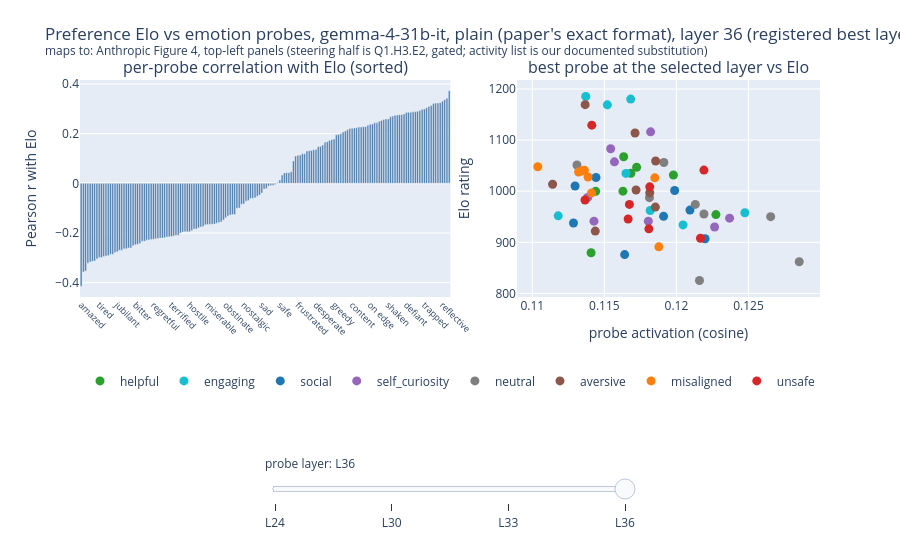
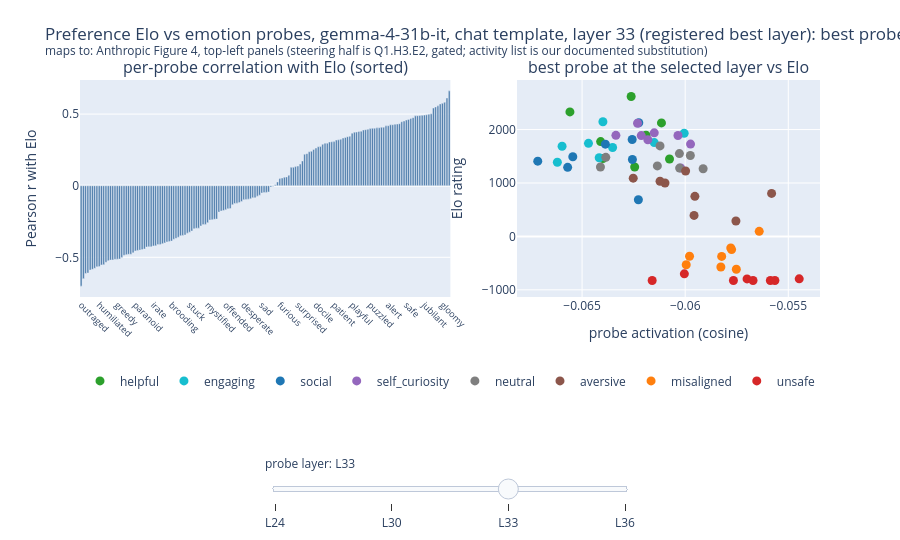

Notebook cell for these charts, in order:
### Markdown cell above
## 3. Preferences (paper Figure 4, left half): probe activations vs revealed preference

The paper's Figure 4 shows (left) per-emotion probe correlations with activity-preference
Elo ratings and (right) steering shifting those preferences. We reproduce the left half:
Elo from Bradley-Terry over all ordered activity pairs (TREE Q1.H3), on our self-authored
64-activity list (the paper's is unpublished; ours follows its 8 named categories). The
steering half is section 4. All data in sections 3-4 comes from the padding-FIXED collections (TREE Q1.H3.E4); the compromised originals are archived in the results history and on the dataset card. Both prompt formats shown: the paper's exact plain
format, and the model's own chat template (the E4 lesson: plain formatting is
out-of-distribution for an instruct model). The section closes with an instrument-sensitivity
check: the same chat-arm activations rescored against the post-fix probe set
(`results/preferences_it_chat_fixed/scores_postfix_probes.json`), so the headline correlation
is stated as a range over probe instruments, not a single number.

### Code cell
# this cell renders, per collected arm, the paper's Figure 4 left half (probe-Elo bars + best-probe
# scatter), with a slider over every scored probe layer; default is the registered best layer
import numpy as np
import plotly.graph_objects as go
from plotly.subplots import make_subplots

ARMS = [
    ("plain (paper's exact format)", fetch("preferences_it_fixed")),
    ("chat template", fetch("preferences_it_chat_fixed")),
]
CATEGORY_COLORS = {
    "helpful": "#2ca02c",
    "engaging": "#17becf",
    "social": "#1f77b4",
    "self_curiosity": "#9467bd",
    "neutral": "#7f7f7f",
    "aversive": "#8c564b",
    "misaligned": "#ff7f0e",
    "unsafe": "#d62728",
}

for arm_label, arm_dir in ARMS:
    scores_file = arm_dir / "scores.json"
    if not scores_file.exists():
        print(f"[{arm_label}] not collected/scored yet, skipped")
        continue
    s = json.loads(scores_file.read_text())
    elo_vals = np.array([a["elo"] for a in s["elo_per_activity"]])
    cats = [a["category"] for a in s["elo_per_activity"]]
    layers_scored = [b["layer"] for b in s["probe_elo_by_layer"]]
    default_idx = layers_scored.index(s["p2_best_layer"])
    n_traces_per_layer = 1 + len(CATEGORY_COLORS)  # bar + one scatter per category

    fig = make_subplots(
        rows=1,
        cols=2,
        column_widths=[0.55, 0.45],
        horizontal_spacing=0.09,
        subplot_titles=(
            "per-probe correlation with Elo (sorted)",
            "best probe at the selected layer vs Elo",
        ),
    )
    slider_steps = []
    for li, by_layer in enumerate(s["probe_elo_by_layer"]):
        r = np.array(by_layer["per_probe_r"])
        order = np.argsort(r)
        names = [s["probe_emotions_matched"][i] for i in order]
        act = np.array(by_layer["best_probe_activation_per_activity"])
        best_probe = s["probe_emotions_matched"][by_layer["argmax_probe_index"]]
        is_default = li == default_idx
        fig.add_bar(
            x=list(range(len(r))),
            y=r[order],
            marker_color="#4878a8",
            row=1,
            col=1,
            showlegend=False,
            visible=is_default,
        )
        for cat in CATEGORY_COLORS:
            idx = [i for i, c in enumerate(cats) if c == cat]
            fig.add_scatter(
                x=act[idx],
                y=elo_vals[idx],
                mode="markers",
                name=cat,
                marker=dict(color=CATEGORY_COLORS[cat], size=9),
                row=1,
                col=2,
                visible=is_default,
            )
        tickvals = list(range(0, len(r), 8))
        title = (
            f"Preference Elo vs emotion probes, gemma-4-31b-it, {arm_label}, "
            f"layer {by_layer['layer']}"
            + (" (registered best layer)" if is_default else "")
            + f": best probe '{best_probe}', max |r|={by_layer['max_abs_r']}"
            "<br><sup>maps to: Anthropic Figure 4, top-left panels "
            "(steering half is Q1.H3.E2, gated; activity list is our documented substitution)</sup>"
        )
        slider_steps.append(
            dict(
                label=f"L{by_layer['layer']}",
                method="update",
                args=[
                    {"visible": [lj == li for lj in range(len(layers_scored)) for _ in range(n_traces_per_layer)]},
                    {
                        "title.text": title,
                        "xaxis.tickvals": tickvals,
                        "xaxis.ticktext": [names[i] for i in tickvals],
                    },
                ],
            )
        )
        if is_default:
            fig.update_xaxes(
                tickvals=tickvals,
                ticktext=[names[i] for i in tickvals],
                tickangle=45,
                tickfont=dict(size=9),
                row=1,
                col=1,
            )
            fig.update_layout(title=title)
    fig.update_yaxes(title_text="Pearson r with Elo", row=1, col=1)
    fig.update_xaxes(title_text="probe activation (cosine)", row=1, col=2)
    fig.update_yaxes(title_text="Elo rating", row=1, col=2)
    fig.update_layout(
        sliders=[
            dict(
                active=default_idx,
                steps=slider_steps,
                currentvalue=dict(prefix="probe layer: "),
                y=-0.62,
                len=0.5,
                x=0.25,
            )
        ],
        height=540,
        legend=dict(orientation="h", y=-0.32),
        margin=dict(t=80, b=110),
    )
    fig.show()
    print(
        f"[{arm_label}] P1 {'PASS' if s['p1_pass'] else 'FAIL'} "
        f"(positive {s['p1_positive_mean']:.0f} vs negative {s['p1_negative_mean']:.0f}); "
        f"P2 {'PASS' if s['p2_pass'] else 'FAIL'} "
        f"(max |r|={s['p2_max_abs_r']} bar 0.5, organization r={s['p2_valence_organization_r']}, "
        f"perm p={s['p2_valence_organization_perm_p']})"
    )

### Figure 1 — Plotly figure (JSON) as saved in the notebook; plotly's stock layout.template omitted (floating-point values rounded to 4 significant figures; data arrays with more than 128 entries replaced by an {"elided": "..."} marker saying what was removed)
{"data": [{"marker": {"color": "#4878a8"}, "showlegend": false, "type": "bar", "visible": false, "x": {"elided": "164 int values"}, "xaxis": "x", "y": {"elided": "164 float values"}, "yaxis": "y"}, {"marker": {"color": "#2ca02c", "size": 9}, "mode": "markers", "name": "helpful", "type": "scatter", "visible": false, "x": [-0.2211, -0.2226, -0.2234, -0.222, -0.2258, -0.2226, -0.2215, -0.2149], "xaxis": "x2", "y": [1032.0, 999.7, 1047.0, 1000.0, 1035.0, 1068.0, 879.6, 954.2], "yaxis": "y2"}, {"marker": {"color": "#17becf", "size": 9}, "mode": "markers", "name": "engaging", "type": "scatter", "visible": false, "x": [-0.2241, -0.2219, -0.2222, -0.2243, -0.2219, -0.2174, -0.2235, -0.2218], "xaxis": "x2", "y": [1185.0, 934.1, 951.8, 1169.0, 957.9, 962.3, 1035.0, 1180.0], "yaxis": "y2"}, {"marker": {"color": "#1f77b4", "size": 9}, "mode": "markers", "name": "social", "type": "scatter", "visible": false, "x": [-0.2229, -0.2204, -0.2188, -0.2223, -0.2262, -0.2209, -0.2213, -0.2216], "xaxis": "x2", "y": [907.0, 1010.0, 950.8, 937.8, 1001.0, 876.0, 963.0, 1027.0], "yaxis": "y2"}, {"marker": {"color": "#9467bd", "size": 9}, "mode": "markers", "name": "self_curiosity", "type": "scatter", "visible": false, "x": [-0.2246, -0.22, -0.2249, -0.223, -0.2265, -0.2217, -0.2223, -0.2215], "xaxis": "x2", "y": [1058.0, 941.4, 987.9, 947.3, 1116.0, 929.9, 941.4, 1083.0], "yaxis": "y2"}, {"marker": {"color": "#7f7f7f", "size": 9}, "mode": "markers", "name": "neutral", "type": "scatter", "visible": false, "x": [-0.2189, -0.2192, -0.2172, -0.2178, -0.2211, -0.2191, -0.2149, -0.2182], "xaxis": "x2", "y": [1051.0, 861.9, 974.1, 950.2, 1056.0, 987.4, 825.2, 955.5], "yaxis": "y2"}, {"marker": {"color": "#8c564b", "size": 9}, "mode": "markers", "name": "aversive", "type": "scatter", "visible": false, "x": [-0.2167, -0.2197, -0.2239, -0.2193, -0.2215, -0.2169, -0.2176, -0.2179], "xaxis": "x2", "y": [1169.0, 997.0, 1059.0, 1014.0, 1002.0, 922.0, 968.9, 1114.0], "yaxis": "y2"}, {"marker": {"color": "#ff7f0e", "size": 9}, "mode": "markers", "name": "misaligned", "type": "scatter", "visible": false, "x": [-0.2217, -0.2217, -0.2181, -0.2234, -0.2228, -0.2235, -0.2226, -0.2213], "xaxis": "x2", "y": [1028.0, 996.7, 891.1, 1048.0, 1040.0, 1026.0, 1038.0, 1041.0], "yaxis": "y2"}, {"marker": {"color": "#d62728", "size": 9}, "mode": "markers", "name": "unsafe", "type": "scatter", "visible": false, "x": [-0.218, -0.2213, -0.223, -0.2191, -0.2206, -0.2143, -0.2223, -0.224], "xaxis": "x2", "y": [907.9, 945.7, 974.1, 926.4, 1129.0, 1041.0, 982.7, 1009.0], "yaxis": "y2"}, {"marker": {"color": "#4878a8"}, "showlegend": false, "type": "bar", "visible": false, "x": {"elided": "164 int values"}, "xaxis": "x", "y": {"elided": "164 float values"}, "yaxis": "y"}, {"marker": {"color": "#2ca02c", "size": 9}, "mode": "markers", "name": "helpful", "type": "scatter", "visible": false, "x": [-0.1083, -0.1115, -0.1086, -0.108, -0.1102, -0.1112, -0.1106, -0.1128], "xaxis": "x2", "y": [1032.0, 999.7, 1047.0, 1000.0, 1035.0, 1068.0, 879.6, 954.2], "yaxis": "y2"}, {"marker": {"color": "#17becf", "size": 9}, "mode": "markers", "name": "engaging", "type": "scatter", "visible": false, "x": [-0.1123, -0.1083, -0.1125, -0.1076, -0.1088, -0.1067, -0.1111, -0.1126], "xaxis": "x2", "y": [1185.0, 934.1, 951.8, 1169.0, 957.9, 962.3, 1035.0, 1180.0], "yaxis": "y2"}, {"marker": {"color": "#1f77b4", "size": 9}, "mode": "markers", "name": "social", "type": "scatter", "visible": false, "x": [-0.1013, -0.1137, -0.1065, -0.1051, -0.1066, -0.1073, -0.1072, -0.1057], "xaxis": "x2", "y": [907.0, 1010.0, 950.8, 937.8, 1001.0, 876.0, 963.0, 1027.0], "yaxis": "y2"}, {"marker": {"color": "#9467bd", "size": 9}, "mode": "markers", "name": "self_curiosity", "type": "scatter", "visible": false, "x": [-0.1088, -0.111, -0.108, -0.1058, -0.1075, -0.1057, -0.1028, -0.1096], "xaxis": "x2", "y": [1058.0, 941.4, 987.9, 947.3, 1116.0, 929.9, 941.4, 1083.0], "yaxis": "y2"}, {"marker": {"color": "#7f7f7f", "size": 9}, "mode": "markers", "name": "neutral", "type": "scatter", "visible": false, "x": [-0.1064, -0.1052, -0.1106, -0.1051, -0.1088, -0.1083, -0.1047, -0.1072], "xaxis": "x2", "y": [1051.0, 861.9, 974.1, 950.2, 1056.0, 987.4, 825.2, 955.5], "yaxis": "y2"}, {"marker": {"color": "#8c564b", "size": 9}, "mode": "markers", "name": "aversive", "type": "scatter", "visible": false, "x": [-0.1075, -0.1062, -0.1043, -0.1103, -0.109, -0.1085, -0.1076, -0.1086], "xaxis": "x2", "y": [1169.0, 997.0, 1059.0, 1014.0, 1002.0, 922.0, 968.9, 1114.0], "yaxis": "y2"}, {"marker": {"color": "#ff7f0e", "size": 9}, "mode": "markers", "name": "misaligned", "type": "scatter", "visible": false, "x": [-0.1057, -0.1051, -0.09845, -0.108, -0.1077, -0.1109, -0.1056, -0.1059], "xaxis": "x2", "y": [1028.0, 996.7, 891.1, 1048.0, 1040.0, 1026.0, 1038.0, 1041.0], "yaxis": "y2"}, {"marker": {"color": "#d62728", "size": 9}, "mode": "markers", "name": "unsafe", "type": "scatter", "visible": false, "x": [-0.1063, -0.1101, -0.09843, -0.1056, -0.1078, -0.1014, -0.1012, -0.1063], "xaxis": "x2", "y": [907.9, 945.7, 974.1, 926.4, 1129.0, 1041.0, 982.7, 1009.0], "yaxis": "y2"}, {"marker": {"color": "#4878a8"}, "showlegend": false, "type": "bar", "visible": false, "x": {"elided": "164 int values"}, "xaxis": "x", "y": {"elided": "164 float values"}, "yaxis": "y"}, {"marker": {"color": "#2ca02c", "size": 9}, "mode": "markers", "name": "helpful", "type": "scatter", "visible": false, "x": [0.06865, 0.06641, 0.06826, 0.06928, 0.07037, 0.07049, 0.06862, 0.06728], "xaxis": "x2", "y": [1032.0, 999.7, 1047.0, 1000.0, 1035.0, 1068.0, 879.6, 954.2], "yaxis": "y2"}, {"marker": {"color": "#17becf", "size": 9}, "mode": "markers", "name": "engaging", "type": "scatter", "visible": false, "x": [0.07151, 0.06656, 0.06973, 0.06962, 0.06662, 0.06712, 0.06944, 0.06862], "xaxis": "x2", "y": [1185.0, 934.1, 951.8, 1169.0, 957.9, 962.3, 1035.0, 1180.0], "yaxis": "y2"}, {"marker": {"color": "#1f77b4", "size": 9}, "mode": "markers", "name": "social", "type": "scatter", "visible": false, "x": [0.0687, 0.06989, 0.06676, 0.07004, 0.06543, 0.06762, 0.06617, 0.07058], "xaxis": "x2", "y": [907.0, 1010.0, 950.8, 937.8, 1001.0, 876.0, 963.0, 1027.0], "yaxis": "y2"}, {"marker": {"color": "#9467bd", "size": 9}, "mode": "markers", "name": "self_curiosity", "type": "scatter", "visible": false, "x": [0.06843, 0.06947, 0.06949, 0.06679, 0.0708, 0.06846, 0.06765, 0.07047], "xaxis": "x2", "y": [1058.0, 941.4, 987.9, 947.3, 1116.0, 929.9, 941.4, 1083.0], "yaxis": "y2"}, {"marker": {"color": "#7f7f7f", "size": 9}, "mode": "markers", "name": "neutral", "type": "scatter", "visible": false, "x": [0.06685, 0.06618, 0.06865, 0.06575, 0.06773, 0.06826, 0.06967, 0.06546], "xaxis": "x2", "y": [1051.0, 861.9, 974.1, 950.2, 1056.0, 987.4, 825.2, 955.5], "yaxis": "y2"}, {"marker": {"color": "#8c564b", "size": 9}, "mode": "markers", "name": "aversive", "type": "scatter", "visible": false, "x": [0.0707, 0.06906, 0.06646, 0.07089, 0.07026, 0.06945, 0.06493, 0.06836], "xaxis": "x2", "y": [1169.0, 997.0, 1059.0, 1014.0, 1002.0, 922.0, 968.9, 1114.0], "yaxis": "y2"}, {"marker": {"color": "#ff7f0e", "size": 9}, "mode": "markers", "name": "misaligned", "type": "scatter", "visible": false, "x": [0.06811, 0.06788, 0.0675, 0.0699, 0.06672, 0.06603, 0.06939, 0.06994], "xaxis": "x2", "y": [1028.0, 996.7, 891.1, 1048.0, 1040.0, 1026.0, 1038.0, 1041.0], "yaxis": "y2"}, {"marker": {"color": "#d62728", "size": 9}, "mode": "markers", "name": "unsafe", "type": "scatter", "visible": false, "x": [0.06675, 0.0703, 0.06849, 0.06966, 0.07131, 0.06667, 0.06955, 0.06963], "xaxis": "x2", "y": [907.9, 945.7, 974.1, 926.4, 1129.0, 1041.0, 982.7, 1009.0], "yaxis": "y2"}, {"marker": {"color": "#4878a8"}, "showlegend": false, "type": "bar", "visible": true, "x": {"elided": "164 int values"}, "xaxis": "x", "y": {"elided": "164 float values"}, "yaxis": "y"}, {"marker": {"color": "#2ca02c", "size": 9}, "mode": "markers", "name": "helpful", "type": "scatter", "visible": true, "x": [0.1198, 0.1144, 0.1172, 0.1163, 0.1168, 0.1163, 0.1141, 0.1227], "xaxis": "x2", "y": [1032.0, 999.7, 1047.0, 1000.0, 1035.0, 1068.0, 879.6, 954.2], "yaxis": "y2"}, {"marker": {"color": "#17becf", "size": 9}, "mode": "markers", "name": "engaging", "type": "scatter", "visible": true, "x": [0.1137, 0.1205, 0.1118, 0.1152, 0.1247, 0.1182, 0.1165, 0.1168], "xaxis": "x2", "y": [1185.0, 934.1, 951.8, 1169.0, 957.9, 962.3, 1035.0, 1180.0], "yaxis": "y2"}, {"marker": {"color": "#1f77b4", "size": 9}, "mode": "markers", "name": "social", "type": "scatter", "visible": true, "x": [0.122, 0.113, 0.1191, 0.1129, 0.1199, 0.1164, 0.1209, 0.1144], "xaxis": "x2", "y": [907.0, 1010.0, 950.8, 937.8, 1001.0, 876.0, 963.0, 1027.0], "yaxis": "y2"}, {"marker": {"color": "#9467bd", "size": 9}, "mode": "markers", "name": "self_curiosity", "type": "scatter", "visible": true, "x": [0.1157, 0.1143, 0.1139, 0.1237, 0.1182, 0.1226, 0.1181, 0.1154], "xaxis": "x2", "y": [1058.0, 941.4, 987.9, 947.3, 1116.0, 929.9, 941.4, 1083.0], "yaxis": "y2"}, {"marker": {"color": "#7f7f7f", "size": 9}, "mode": "markers", "name": "neutral", "type": "scatter", "visible": true, "x": [0.1131, 0.1285, 0.1213, 0.1265, 0.1191, 0.1181, 0.1216, 0.1219], "xaxis": "x2", "y": [1051.0, 861.9, 974.1, 950.2, 1056.0, 987.4, 825.2, 955.5], "yaxis": "y2"}, {"marker": {"color": "#8c564b", "size": 9}, "mode": "markers", "name": "aversive", "type": "scatter", "visible": true, "x": [0.1137, 0.1182, 0.1186, 0.1114, 0.1172, 0.1144, 0.1185, 0.1171], "xaxis": "x2", "y": [1169.0, 997.0, 1059.0, 1014.0, 1002.0, 922.0, 968.9, 1114.0], "yaxis": "y2"}, {"marker": {"color": "#ff7f0e", "size": 9}, "mode": "markers", "name": "misaligned", "type": "scatter", "visible": true, "x": [0.1139, 0.1141, 0.1188, 0.1104, 0.1134, 0.1185, 0.1132, 0.1136], "xaxis": "x2", "y": [1028.0, 996.7, 891.1, 1048.0, 1040.0, 1026.0, 1038.0, 1041.0], "yaxis": "y2"}, {"marker": {"color": "#d62728", "size": 9}, "mode": "markers", "name": "unsafe", "type": "scatter", "visible": true, "x": [0.1217, 0.1167, 0.1167, 0.1181, 0.1141, 0.1219, 0.1137, 0.1182], "xaxis": "x2", "y": [907.9, 945.7, 974.1, 926.4, 1129.0, 1041.0, 982.7, 1009.0], "yaxis": "y2"}], "layout": {"annotations": [{"font": {"size": 16}, "showarrow": false, "text": "per-probe correlation with Elo (sorted)", "x": 0.2503, "xanchor": "center", "xref": "paper", "y": 1.0, "yanchor": "bottom", "yref": "paper"}, {"font": {"size": 16}, "showarrow": false, "text": "best probe at the selected layer vs Elo", "x": 0.7953, "xanchor": "center", "xref": "paper", "y": 1.0, "yanchor": "bottom", "yref": "paper"}], "height": 540, "legend": {"orientation": "h", "y": -0.32}, "margin": {"b": 110, "t": 80}, "sliders": [{"active": 3, "currentvalue": {"prefix": "probe layer: "}, "len": 0.5, "steps": [{"args": [{"visible": [true, true, true, true, true, true, true, true, true, false, false, false, false, false, false, false, false, false, false, false, false, false, false, false, false, false, false, false, false, false, false, false, false, false, false, false]}, {"title.text": "Preference Elo vs emotion probes, gemma-4-31b-it, plain (paper's exact format), layer 24: best probe 'amazed', max |r|=0.3226<br><sup>maps to: Anthropic Figure 4, top-left panels (steering half is Q1.H3.E2, gated; activity list is our documented substitution)</sup>", "xaxis.ticktext": ["amazed", "thrilled", "offended", "greedy", "depressed", "proud", "grateful", "sullen", "jealous", "hostile", "smug", "vigilant", "happy", "terrified", "obstinate", "worried", "unnerved", "embarrassed", "mad", "mystified", "sad"], "xaxis.tickvals": [0, 8, 16, 24, 32, 40, 48, 56, 64, 72, 80, 88, 96, 104, 112, 120, 128, 136, 144, 152, 160]}], "label": "L24", "method": "update"}, {"args": [{"visible": [false, false, false, false, false, false, false, false, false, true, true, true, true, true, true, true, true, true, false, false, false, false, false, false, false, false, false, false, false, false, false, false, false, false, false, false]}, {"title.text": "Preference Elo vs emotion probes, gemma-4-31b-it, plain (paper's exact format), layer 30: best probe 'overwhelmed', max |r|=0.3067<br><sup>maps to: Anthropic Figure 4, top-left panels (steering half is Q1.H3.E2, gated; activity list is our documented substitution)</sup>", "xaxis.ticktext": ["overwhelmed", "embarrassed", "astonished", "alarmed", "rejuvenated", "hateful", "hope", "loving", "indignant", "afraid", "indifferent", "outraged", "invigorated", "enthusiastic", "on edge", "paranoid", "jealous", "aroused", "restless", "amused", "disoriented"], "xaxis.tickvals": [0, 8, 16, 24, 32, 40, 48, 56, 64, 72, 80, 88, 96, 104, 112, 120, 128, 136, 144, 152, 160]}], "label": "L30", "method": "update"}, {"args": [{"visible": [false, false, false, false, false, false, false, false, false, false, false, false, false, false, false, false, false, false, true, true, true, true, true, true, true, true, true, false, false, false, false, false, false, false, false, false]}, {"title.text": "Preference Elo vs emotion probes, gemma-4-31b-it, plain (paper's exact format), layer 33: best probe 'suspicious', max |r|=0.3631<br><sup>maps to: Anthropic Figure 4, top-left panels (steering half is Q1.H3.E2, gated; activity list is our documented substitution)</sup>", "xaxis.ticktext": ["elated", "excited", "puzzled", "empathetic", "dispirited", "relaxed", "sleepy", "hostile", "hurt", "proud", "eager", "spiteful", "vengeful", "hysterical", "frustrated", "guilty", "worthless", "humiliated", "remorseful", "stuck", "distressed"], "xaxis.tickvals": [0, 8, 16, 24, 32, 40, 48, 56, 64, 72, 80, 88, 96, 104, 112, 120, 128, 136, 144, 152, 160]}], "label": "L33", "method": "update"}, {"args": [{"visible": [false, false, false, false, false, false, false, false, false, false, false, false, false, false, false, false, false, false, false, false, false, false, false, false, false, false, false, true, true, true, true, true, true, true, true, true]}, {"title.text": "Preference Elo vs emotion probes, gemma-4-31b-it, plain (paper's exact format), layer 36 (registered best layer): best probe 'amazed', max |r|=0.4141<br><sup>maps to: Anthropic Figure 4, top-left panels (steering half is Q1.H3.E2, gated; activity list is our documented substitution)</sup>", "xaxis.ticktext": ["amazed", "tired", "jubilant", "bitter", "regretful", "terrified", "hostile", "miserable", "obstinate", "nostalgic", "sad", "safe", "frustrated", "desperate", "greedy", "content", "on edge", "shaken", "defiant", "trapped", "reflective"], "xaxis.tickvals": [0, 8, 16, 24, 32, 40, 48, 56, 64, 72, 80, 88, 96, 104, 112, 120, 128, 136, 144, 152, 160]}], "label": "L36", "method": "update"}], "x": 0.25, "y": -0.62}], "title": {"text": "Preference Elo vs emotion probes, gemma-4-31b-it, plain (paper's exact format), layer 36 (registered best layer): best probe 'amazed', max |r|=0.4141<br><sup>maps to: Anthropic Figure 4, top-left panels (steering half is Q1.H3.E2, gated; activity list is our documented substitution)</sup>"}, "xaxis": {"anchor": "y", "domain": [0.0, 0.5005], "tickangle": 45, "tickfont": {"size": 9}, "ticktext": ["amazed", "tired", "jubilant", "bitter", "regretful", "terrified", "hostile", "miserable", "obstinate", "nostalgic", "sad", "safe", "frustrated", "desperate", "greedy", "content", "on edge", "shaken", "defiant", "trapped", "reflective"], "tickvals": [0, 8, 16, 24, 32, 40, 48, 56, 64, 72, 80, 88, 96, 104, 112, 120, 128, 136, 144, 152, 160]}, "xaxis2": {"anchor": "y2", "domain": [0.5905, 1.0], "title": {"text": "probe activation (cosine)"}}, "yaxis": {"anchor": "x", "domain": [0.0, 1.0], "title": {"text": "Pearson r with Elo"}}, "yaxis2": {"anchor": "x2", "domain": [0.0, 1.0], "title": {"text": "Elo rating"}}}}

### Figure 2 — Plotly figure (JSON) as saved in the notebook; plotly's stock layout.template omitted (floating-point values rounded to 4 significant figures; data arrays with more than 128 entries replaced by an {"elided": "..."} marker saying what was removed)
{"data": [{"marker": {"color": "#4878a8"}, "showlegend": false, "type": "bar", "visible": false, "x": {"elided": "164 int values"}, "xaxis": "x", "y": {"elided": "164 float values"}, "yaxis": "y"}, {"marker": {"color": "#2ca02c", "size": 9}, "mode": "markers", "name": "helpful", "type": "scatter", "visible": false, "x": [0.1029, 0.1047, 0.1031, 0.106, 0.1053, 0.1037, 0.1044, 0.1027], "xaxis": "x2", "y": [1449.0, 2620.0, 2125.0, 1775.0, 1893.0, 1299.0, 2330.0, 1458.0], "yaxis": "y2"}, {"marker": {"color": "#17becf", "size": 9}, "mode": "markers", "name": "engaging", "type": "scatter", "visible": false, "x": [0.1093, 0.1117, 0.1103, 0.1066, 0.1146, 0.1033, 0.1065, 0.1069], "xaxis": "x2", "y": [1665.0, 1932.0, 1688.0, 1742.0, 1756.0, 1473.0, 1389.0, 2147.0], "yaxis": "y2"}, {"marker": {"color": "#1f77b4", "size": 9}, "mode": "markers", "name": "social", "type": "scatter", "visible": false, "x": [0.1078, 0.1095, 0.1068, 0.1099, 0.1129, 0.1038, 0.104, 0.1094], "xaxis": "x2", "y": [1440.0, 1409.0, 1726.0, 1814.0, 1490.0, 1293.0, 2128.0, 686.8], "yaxis": "y2"}, {"marker": {"color": "#9467bd", "size": 9}, "mode": "markers", "name": "self_curiosity", "type": "scatter", "visible": false, "x": [0.1111, 0.1034, 0.108, 0.1063, 0.1068, 0.1053, 0.1063, 0.107], "xaxis": "x2", "y": [1887.0, 2118.0, 1891.0, 1728.0, 1281.0, 1889.0, 1939.0, 1809.0], "yaxis": "y2"}, {"marker": {"color": "#7f7f7f", "size": 9}, "mode": "markers", "name": "neutral", "type": "scatter", "visible": false, "x": [0.1055, 0.107, 0.104, 0.1072, 0.1062, 0.106, 0.1046, 0.1025], "xaxis": "x2", "y": [1550.0, 1279.0, 1319.0, 1480.0, 1267.0, 1694.0, 1514.0, 1299.0], "yaxis": "y2"}, {"marker": {"color": "#8c564b", "size": 9}, "mode": "markers", "name": "aversive", "type": "scatter", "visible": false, "x": [0.1009, 0.104, 0.1088, 0.09973, 0.1057, 0.1021, 0.09922, 0.1029], "xaxis": "x2", "y": [287.2, 1000.0, 804.4, 1033.0, 1224.0, 749.2, 1091.0, 392.8], "yaxis": "y2"}, {"marker": {"color": "#ff7f0e", "size": 9}, "mode": "markers", "name": "misaligned", "type": "scatter", "visible": false, "x": [0.1006, 0.1046, 0.1013, 0.1015, 0.09929, 0.1051, 0.1042, 0.1], "xaxis": "x2", "y": [-215.6, 94.9, -247.6, -572.4, -374.5, -372.7, -615.6, -531.6], "yaxis": "y2"}, {"marker": {"color": "#d62728", "size": 9}, "mode": "markers", "name": "unsafe", "type": "scatter", "visible": false, "x": [0.09685, 0.1034, 0.101, 0.104, 0.1008, 0.09806, 0.09816, 0.1031], "xaxis": "x2", "y": [-826.1, -825.1, -796.6, -825.2, -700.6, -794.2, -825.2, -826.4], "yaxis": "y2"}, {"marker": {"color": "#4878a8"}, "showlegend": false, "type": "bar", "visible": false, "x": {"elided": "164 int values"}, "xaxis": "x", "y": {"elided": "164 float values"}, "yaxis": "y"}, {"marker": {"color": "#2ca02c", "size": 9}, "mode": "markers", "name": "helpful", "type": "scatter", "visible": false, "x": [0.04248, 0.03967, 0.04148, 0.04379, 0.03684, 0.03825, 0.0421, 0.04408], "xaxis": "x2", "y": [1449.0, 2620.0, 2125.0, 1775.0, 1893.0, 1299.0, 2330.0, 1458.0], "yaxis": "y2"}, {"marker": {"color": "#17becf", "size": 9}, "mode": "markers", "name": "engaging", "type": "scatter", "visible": false, "x": [0.04194, 0.03891, 0.04143, 0.04384, 0.04454, 0.04308, 0.03897, 0.04124], "xaxis": "x2", "y": [1665.0, 1932.0, 1688.0, 1742.0, 1756.0, 1473.0, 1389.0, 2147.0], "yaxis": "y2"}, {"marker": {"color": "#1f77b4", "size": 9}, "mode": "markers", "name": "social", "type": "scatter", "visible": false, "x": [0.045, 0.04036, 0.03945, 0.04042, 0.04722, 0.0419, 0.04548, 0.04302], "xaxis": "x2", "y": [1440.0, 1409.0, 1726.0, 1814.0, 1490.0, 1293.0, 2128.0, 686.8], "yaxis": "y2"}, {"marker": {"color": "#9467bd", "size": 9}, "mode": "markers", "name": "self_curiosity", "type": "scatter", "visible": false, "x": [0.04084, 0.03423, 0.04429, 0.0434, 0.04117, 0.04152, 0.04416, 0.03855], "xaxis": "x2", "y": [1887.0, 2118.0, 1891.0, 1728.0, 1281.0, 1889.0, 1939.0, 1809.0], "yaxis": "y2"}, {"marker": {"color": "#7f7f7f", "size": 9}, "mode": "markers", "name": "neutral", "type": "scatter", "visible": false, "x": [0.03755, 0.04422, 0.03967, 0.04267, 0.03831, 0.03764, 0.03586, 0.03809], "xaxis": "x2", "y": [1550.0, 1279.0, 1319.0, 1480.0, 1267.0, 1694.0, 1514.0, 1299.0], "yaxis": "y2"}, {"marker": {"color": "#8c564b", "size": 9}, "mode": "markers", "name": "aversive", "type": "scatter", "visible": false, "x": [0.0355, 0.03733, 0.0339, 0.03417, 0.03753, 0.03522, 0.03633, 0.03619], "xaxis": "x2", "y": [287.2, 1000.0, 804.4, 1033.0, 1224.0, 749.2, 1091.0, 392.8], "yaxis": "y2"}, {"marker": {"color": "#ff7f0e", "size": 9}, "mode": "markers", "name": "misaligned", "type": "scatter", "visible": false, "x": [0.03523, 0.03456, 0.03135, 0.03548, 0.02904, 0.03563, 0.03576, 0.03322], "xaxis": "x2", "y": [-215.6, 94.9, -247.6, -572.4, -374.5, -372.7, -615.6, -531.6], "yaxis": "y2"}, {"marker": {"color": "#d62728", "size": 9}, "mode": "markers", "name": "unsafe", "type": "scatter", "visible": false, "x": [0.03465, 0.04142, 0.0368, 0.0349, 0.03317, 0.03098, 0.03652, 0.03754], "xaxis": "x2", "y": [-826.1, -825.1, -796.6, -825.2, -700.6, -794.2, -825.2, -826.4], "yaxis": "y2"}, {"marker": {"color": "#4878a8"}, "showlegend": false, "type": "bar", "visible": true, "x": {"elided": "164 int values"}, "xaxis": "x", "y": {"elided": "164 float values"}, "yaxis": "y"}, {"marker": {"color": "#2ca02c", "size": 9}, "mode": "markers", "name": "helpful", "type": "scatter", "visible": true, "x": [-0.06076, -0.06262, -0.06115, -0.0641, -0.0619, -0.06245, -0.06559, -0.06399], "xaxis": "x2", "y": [1449.0, 2620.0, 2125.0, 1775.0, 1893.0, 1299.0, 2330.0, 1458.0], "yaxis": "y2"}, {"marker": {"color": "#17becf", "size": 9}, "mode": "markers", "name": "engaging", "type": "scatter", "visible": true, "x": [-0.06352, -0.06005, -0.06597, -0.06469, -0.0615, -0.06417, -0.0662, -0.06399], "xaxis": "x2", "y": [1665.0, 1932.0, 1688.0, 1742.0, 1756.0, 1473.0, 1389.0, 2147.0], "yaxis": "y2"}, {"marker": {"color": "#1f77b4", "size": 9}, "mode": "markers", "name": "social", "type": "scatter", "visible": true, "x": [-0.06256, -0.06715, -0.06387, -0.06257, -0.06545, -0.0657, -0.06225, -0.06227], "xaxis": "x2", "y": [1440.0, 1409.0, 1726.0, 1814.0, 1490.0, 1293.0, 2128.0, 686.8], "yaxis": "y2"}, {"marker": {"color": "#9467bd", "size": 9}, "mode": "markers", "name": "self_curiosity", "type": "scatter", "visible": true, "x": [-0.06213, -0.06231, -0.06336, -0.05974, -0.06022, -0.06035, -0.0615, -0.06181], "xaxis": "x2", "y": [1887.0, 2118.0, 1891.0, 1728.0, 1281.0, 1889.0, 1939.0, 1809.0], "yaxis": "y2"}, {"marker": {"color": "#7f7f7f", "size": 9}, "mode": "markers", "name": "neutral", "type": "scatter", "visible": true, "x": [-0.06028, -0.06027, -0.06135, -0.06385, -0.05913, -0.06122, -0.05975, -0.06411], "xaxis": "x2", "y": [1550.0, 1279.0, 1319.0, 1480.0, 1267.0, 1694.0, 1514.0, 1299.0], "yaxis": "y2"}, {"marker": {"color": "#8c564b", "size": 9}, "mode": "markers", "name": "aversive", "type": "scatter", "visible": true, "x": [-0.05754, -0.06098, -0.05581, -0.06122, -0.05998, -0.05953, -0.06252, -0.05957], "xaxis": "x2", "y": [287.2, 1000.0, 804.4, 1033.0, 1224.0, 749.2, 1091.0, 392.8], "yaxis": "y2"}, {"marker": {"color": "#ff7f0e", "size": 9}, "mode": "markers", "name": "misaligned", "type": "scatter", "visible": true, "x": [-0.05779, -0.05641, -0.05775, -0.05827, -0.05823, -0.05979, -0.05752, -0.05995], "xaxis": "x2", "y": [-215.6, 94.9, -247.6, -572.4, -374.5, -372.7, -615.6, -531.6], "yaxis": "y2"}, {"marker": {"color": "#d62728", "size": 9}, "mode": "markers", "name": "unsafe", "type": "scatter", "visible": true, "x": [-0.05587, -0.0616, -0.057, -0.05766, -0.06004, -0.05447, -0.05565, -0.05671], "xaxis": "x2", "y": [-826.1, -825.1, -796.6, -825.2, -700.6, -794.2, -825.2, -826.4], "yaxis": "y2"}, {"marker": {"color": "#4878a8"}, "showlegend": false, "type": "bar", "visible": false, "x": {"elided": "164 int values"}, "xaxis": "x", "y": {"elided": "164 float values"}, "yaxis": "y"}, {"marker": {"color": "#2ca02c", "size": 9}, "mode": "markers", "name": "helpful", "type": "scatter", "visible": false, "x": [0.2895, 0.2939, 0.2924, 0.2942, 0.2969, 0.2957, 0.2982, 0.2914], "xaxis": "x2", "y": [1449.0, 2620.0, 2125.0, 1775.0, 1893.0, 1299.0, 2330.0, 1458.0], "yaxis": "y2"}, {"marker": {"color": "#17becf", "size": 9}, "mode": "markers", "name": "engaging", "type": "scatter", "visible": false, "x": [0.2935, 0.2899, 0.2958, 0.2942, 0.291, 0.2945, 0.2975, 0.2951], "xaxis": "x2", "y": [1665.0, 1932.0, 1688.0, 1742.0, 1756.0, 1473.0, 1389.0, 2147.0], "yaxis": "y2"}, {"marker": {"color": "#1f77b4", "size": 9}, "mode": "markers", "name": "social", "type": "scatter", "visible": false, "x": [0.2924, 0.2951, 0.2923, 0.2946, 0.2932, 0.2938, 0.2923, 0.2972], "xaxis": "x2", "y": [1440.0, 1409.0, 1726.0, 1814.0, 1490.0, 1293.0, 2128.0, 686.8], "yaxis": "y2"}, {"marker": {"color": "#9467bd", "size": 9}, "mode": "markers", "name": "self_curiosity", "type": "scatter", "visible": false, "x": [0.2914, 0.297, 0.2955, 0.2951, 0.2944, 0.2959, 0.2941, 0.2987], "xaxis": "x2", "y": [1887.0, 2118.0, 1891.0, 1728.0, 1281.0, 1889.0, 1939.0, 1809.0], "yaxis": "y2"}, {"marker": {"color": "#7f7f7f", "size": 9}, "mode": "markers", "name": "neutral", "type": "scatter", "visible": false, "x": [0.2965, 0.2899, 0.2953, 0.2926, 0.2932, 0.2948, 0.2947, 0.2939], "xaxis": "x2", "y": [1550.0, 1279.0, 1319.0, 1480.0, 1267.0, 1694.0, 1514.0, 1299.0], "yaxis": "y2"}, {"marker": {"color": "#8c564b", "size": 9}, "mode": "markers", "name": "aversive", "type": "scatter", "visible": false, "x": [0.2943, 0.2937, 0.2946, 0.2983, 0.2976, 0.2964, 0.2956, 0.2996], "xaxis": "x2", "y": [287.2, 1000.0, 804.4, 1033.0, 1224.0, 749.2, 1091.0, 392.8], "yaxis": "y2"}, {"marker": {"color": "#ff7f0e", "size": 9}, "mode": "markers", "name": "misaligned", "type": "scatter", "visible": false, "x": [0.3013, 0.3009, 0.2968, 0.2994, 0.3007, 0.299, 0.3012, 0.3013], "xaxis": "x2", "y": [-215.6, 94.9, -247.6, -572.4, -374.5, -372.7, -615.6, -531.6], "yaxis": "y2"}, {"marker": {"color": "#d62728", "size": 9}, "mode": "markers", "name": "unsafe", "type": "scatter", "visible": false, "x": [0.3015, 0.2969, 0.2985, 0.2975, 0.2978, 0.2959, 0.3001, 0.2986], "xaxis": "x2", "y": [-826.1, -825.1, -796.6, -825.2, -700.6, -794.2, -825.2, -826.4], "yaxis": "y2"}], "layout": {"annotations": [{"font": {"size": 16}, "showarrow": false, "text": "per-probe correlation with Elo (sorted)", "x": 0.2503, "xanchor": "center", "xref": "paper", "y": 1.0, "yanchor": "bottom", "yref": "paper"}, {"font": {"size": 16}, "showarrow": false, "text": "best probe at the selected layer vs Elo", "x": 0.7953, "xanchor": "center", "xref": "paper", "y": 1.0, "yanchor": "bottom", "yref": "paper"}], "height": 540, "legend": {"orientation": "h", "y": -0.32}, "margin": {"b": 110, "t": 80}, "sliders": [{"active": 2, "currentvalue": {"prefix": "probe layer: "}, "len": 0.5, "steps": [{"args": [{"visible": [true, true, true, true, true, true, true, true, true, false, false, false, false, false, false, false, false, false, false, false, false, false, false, false, false, false, false, false, false, false, false, false, false, false, false, false]}, {"title.text": "Preference Elo vs emotion probes, gemma-4-31b-it, chat template, layer 24: best probe 'patient', max |r|=0.5948<br><sup>maps to: Anthropic Figure 4, top-left panels (steering half is Q1.H3.E2, gated; activity list is our documented substitution)</sup>", "xaxis.ticktext": ["outraged", "resentful", "disgusted", "afraid", "vigilant", "exasperated", "sluggish", "lonely", "hateful", "disturbed", "heartbroken", "frightened", "unnerved", "cheerful", "weary", "safe", "shaken", "gloomy", "awestruck", "rejuvenated", "at ease"], "xaxis.tickvals": [0, 8, 16, 24, 32, 40, 48, 56, 64, 72, 80, 88, 96, 104, 112, 120, 128, 136, 144, 152, 160]}], "label": "L24", "method": "update"}, {"args": [{"visible": [false, false, false, false, false, false, false, false, false, true, true, true, true, true, true, true, true, true, false, false, false, false, false, false, false, false, false, false, false, false, false, false, false, false, false, false]}, {"title.text": "Preference Elo vs emotion probes, gemma-4-31b-it, chat template, layer 30: best probe 'calm', max |r|=0.6368<br><sup>maps to: Anthropic Figure 4, top-left panels (steering half is Q1.H3.E2, gated; activity list is our documented substitution)</sup>", "xaxis.ticktext": ["offended", "humiliated", "greedy", "on edge", "mystified", "stuck", "infatuated", "embarrassed", "pleased", "compassionate", "hateful", "panicked", "sluggish", "indifferent", "angry", "thankful", "relaxed", "tense", "joyful", "vibrant", "serene"], "xaxis.tickvals": [0, 8, 16, 24, 32, 40, 48, 56, 64, 72, 80, 88, 96, 104, 112, 120, 128, 136, 144, 152, 160]}], "label": "L30", "method": "update"}, {"args": [{"visible": [false, false, false, false, false, false, false, false, false, false, false, false, false, false, false, false, false, false, true, true, true, true, true, true, true, true, true, false, false, false, false, false, false, false, false, false]}, {"title.text": "Preference Elo vs emotion probes, gemma-4-31b-it, chat template, layer 33 (registered best layer): best probe 'outraged', max |r|=0.7013<br><sup>maps to: Anthropic Figure 4, top-left panels (steering half is Q1.H3.E2, gated; activity list is our documented substitution)</sup>", "xaxis.ticktext": ["outraged", "humiliated", "greedy", "paranoid", "irate", "brooding", "stuck", "mystified", "offended", "desperate", "sad", "furious", "surprised", "docile", "patient", "playful", "puzzled", "alert", "safe", "jubilant", "gloomy"], "xaxis.tickvals": [0, 8, 16, 24, 32, 40, 48, 56, 64, 72, 80, 88, 96, 104, 112, 120, 128, 136, 144, 152, 160]}], "label": "L33", "method": "update"}, {"args": [{"visible": [false, false, false, false, false, false, false, false, false, false, false, false, false, false, false, false, false, false, false, false, false, false, false, false, false, false, false, true, true, true, true, true, true, true, true, true]}, {"title.text": "Preference Elo vs emotion probes, gemma-4-31b-it, chat template, layer 36: best probe 'sympathetic', max |r|=0.6514<br><sup>maps to: Anthropic Figure 4, top-left panels (steering half is Q1.H3.E2, gated; activity list is our documented substitution)</sup>", "xaxis.ticktext": ["sympathetic", "disturbed", "envious", "resentful", "paranoid", "rattled", "heartbroken", "unnerved", "compassionate", "exasperated", "annoyed", "vigilant", "shocked", "bitter", "happy", "fulfilled", "unsettled", "patient", "ecstatic", "inspired", "delighted"], "xaxis.tickvals": [0, 8, 16, 24, 32, 40, 48, 56, 64, 72, 80, 88, 96, 104, 112, 120, 128, 136, 144, 152, 160]}], "label": "L36", "method": "update"}], "x": 0.25, "y": -0.62}], "title": {"text": "Preference Elo vs emotion probes, gemma-4-31b-it, chat template, layer 33 (registered best layer): best probe 'outraged', max |r|=0.7013<br><sup>maps to: Anthropic Figure 4, top-left panels (steering half is Q1.H3.E2, gated; activity list is our documented substitution)</sup>"}, "xaxis": {"anchor": "y", "domain": [0.0, 0.5005], "tickangle": 45, "tickfont": {"size": 9}, "ticktext": ["outraged", "humiliated", "greedy", "paranoid", "irate", "brooding", "stuck", "mystified", "offended", "desperate", "sad", "furious", "surprised", "docile", "patient", "playful", "puzzled", "alert", "safe", "jubilant", "gloomy"], "tickvals": [0, 8, 16, 24, 32, 40, 48, 56, 64, 72, 80, 88, 96, 104, 112, 120, 128, 136, 144, 152, 160]}, "xaxis2": {"anchor": "y2", "domain": [0.5905, 1.0], "title": {"text": "probe activation (cosine)"}}, "yaxis": {"anchor": "x", "domain": [0.0, 1.0], "title": {"text": "Pearson r with Elo"}}, "yaxis2": {"anchor": "x2", "domain": [0.0, 1.0], "title": {"text": "Elo rating"}}}}
